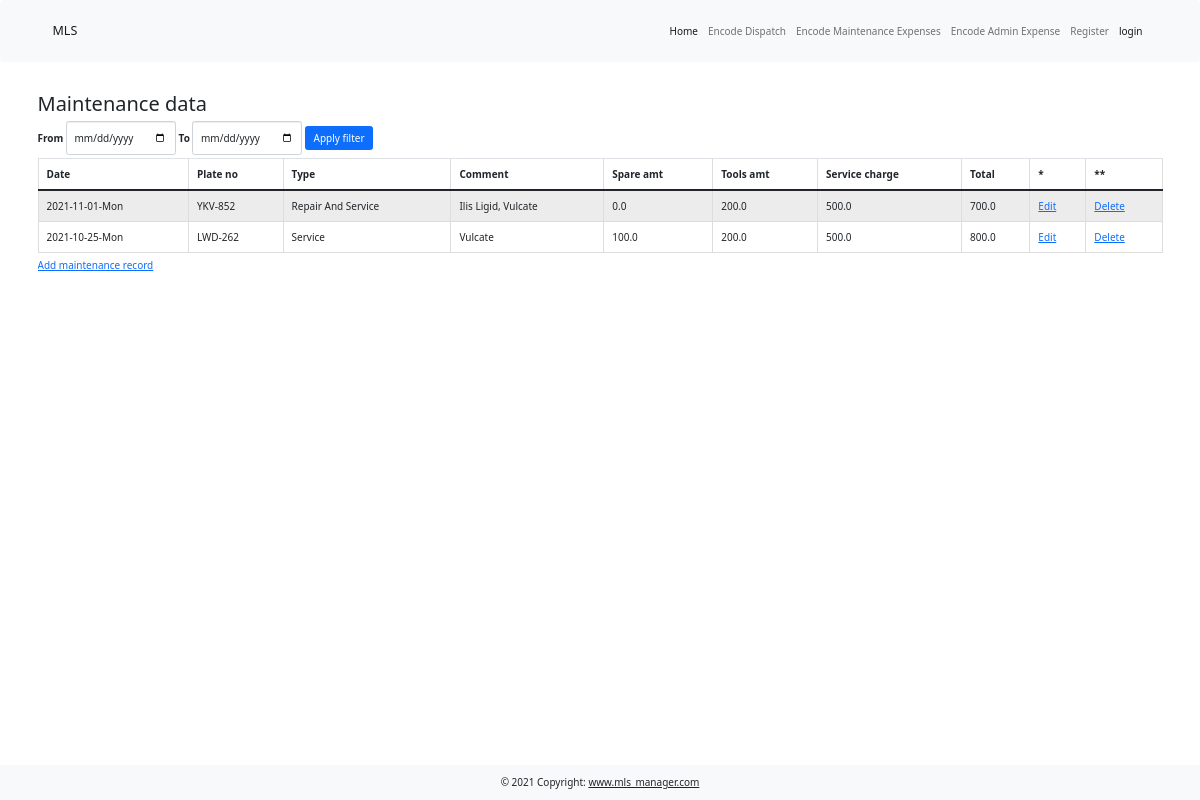
The app's page /maintenance with its own data.
### main.py (models this page shows)
class Maintenance(UserMixin, db.Model):
    __tablename__ = "maintenance"
    id = db.Column(db.Integer, primary_key=True)
    date = db.Column(db.String(100), nullable=False)
    plate_no = db.Column(db.String(100), nullable=False)
    type = db.Column(db.String(100), nullable=False)
    comment = db.Column(db.String(250), nullable=False)
    pyesa_amt = db.Column(db.Float(precision=1))
    tools_amt = db.Column(db.Float(precision=1))
    service_charge = db.Column(db.Float(precision=1))
    total_amt = db.Column(db.Float(precision=1))

### main.py (the view)
@app.route("/maintenance", methods=["Get", "Post"])
def maintenance():
    form = MaintenanceFilterForm()
    with create_engine('sqlite:///lbc_dispatch.db').connect() as cnx:
        df = pd.read_sql_table(table_name="maintenance", con=cnx)
    sorted_df = df.head(n=10).sort_values("date", ascending=False)
    if form.validate_on_submit():
        start = form.date_start.data
        end = form.date_end.data
        index = "date"
        filtered_df = df[(df[index] >= str(start)) & (df[index] <= str(end))].sort_values(index, ascending=False)
        return render_template("maintenance_data.html", form=form, df=filtered_df)
    return render_template("maintenance_data.html", form=form, df=sorted_df)

### forms.py
class MaintenanceFilterForm(FlaskForm):
    date_start = DateField("From")
    date_end = DateField("To")
    submit = SubmitField("Apply filter")

### templates/maintenance_data.html (shortened to what this page needs)
{% extends 'bootstrap/base.html' %}
{% import "bootstrap/wtf.html" as wtf %}
{% block content %}
    {% include 'header.html' %}
    <div class="container my-5">
        <h2>Maintenance data</h2>
        {{ wtf.quick_form(form, novalidate=True, extra_classes="form form-inline my-1", button_map={"submit": "primary"}) }}
        <div class="table-responsive">
            <table class="table table-striped table-hover table-bordered table-sm">
                <caption><a href="{{ url_for('input_maintenance')}}">Add maintenance record</a> </caption>
                <thead>
                <tr>
                    <th scope="col">Date</th>
                    <th scope="col">Plate no</th>
                    <th scope="col">Type</th>
                    <th scope="col">Comment</th>
                    <th scope="col">Spare amt</th>
                    <th scope="col">Tools amt</th>
                    <th scope="col">Service charge</th>
                    <th scope="col">Total</th>
                    <th scope="col">*</th>
                    <th scope="col">**</th>
                </tr>
                </thead>
                <tbody>
                {% for row in df.itertuples(): %}
                <tr>
                    <td>{{ row[2] }}</td>
                    <td>{{ row[3] }}</td>
                    <td>{{ row[4] }}</td>
                    <td>{{ row[5] }}</td>
                    <td>{{ row[6] }}</td>
                    <td>{{ row[7] }}</td>
                    <td>{{ row[8] }}</td>
                    <td>{{ row[9] }}</td>
                <td><a href="{{ url_for('edit_maintenance', maintenance_id=row[1]) }}">Edit</a></td>
                <td><a href="{{ url_for('delete_maintenance', maintenance_id=row[1]) }}">Delete</a></td>
                </tr>
                {% endfor %}
                </tbody>
            </table>
        </div>
    </div>
    {% include 'footer.html' %}
{% endblock  %}

### records on screen
Maintenance: date "2021-11-01-Mon", plate_no "YKV-852", type "Repair And Service", comment "Ilis Ligid, Vulcate", pyesa_amt "0.0", tools_amt "200.0", service_charge "500.0", total_amt "700.0"
Maintenance: date "2021-10-25-Mon", plate_no "LWD-262", type "Service", comment "Vulcate", pyesa_amt "100.0", tools_amt "200.0", service_charge "500.0", total_amt "800.0"
